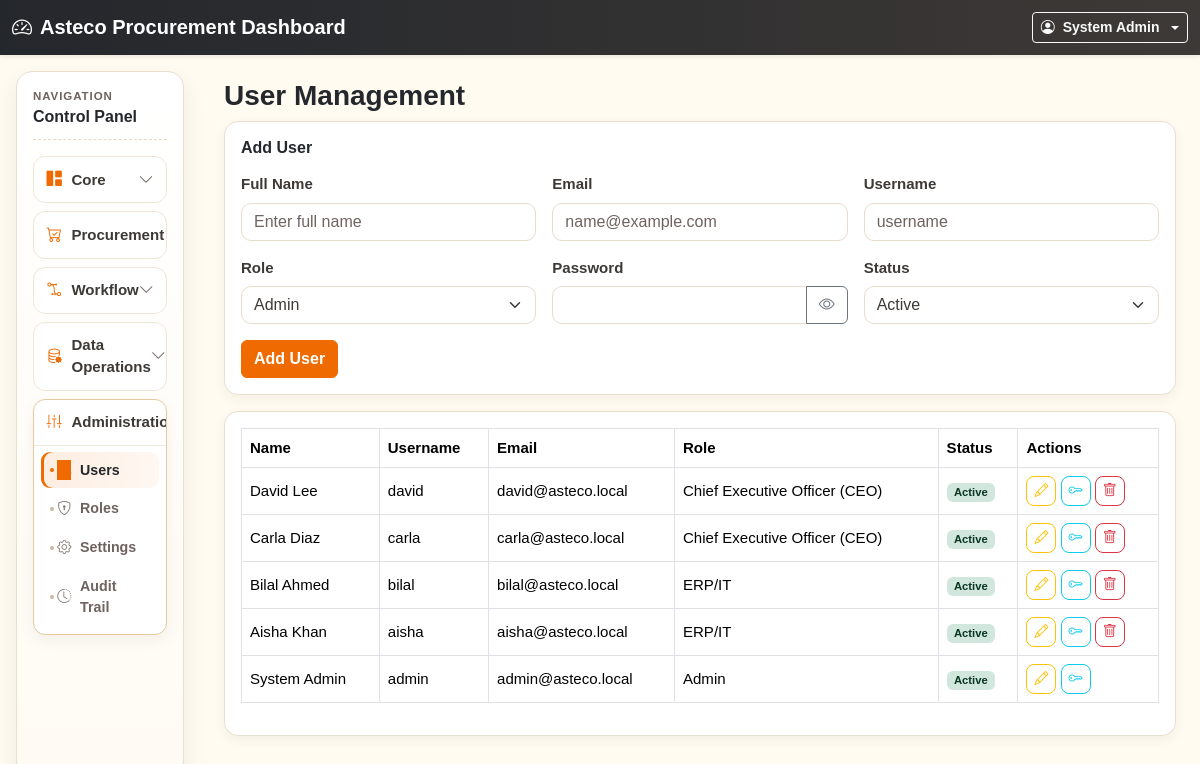
Screenshot of /users/index.php (signed in) with the database file from the repository.
### tables this page shows
CREATE TABLE users (
  id INT AUTO_INCREMENT PRIMARY KEY,
  full_name VARCHAR(100) NOT NULL,
  designation VARCHAR(120) NULL,
  email VARCHAR(120) NOT NULL,
  phone VARCHAR(30) NULL,
  username VARCHAR(80) NOT NULL UNIQUE,
  password VARCHAR(255) NOT NULL,
  profile_image VARCHAR(255) NULL,
  role_id INT NOT NULL,
  is_active TINYINT(1) NOT NULL DEFAULT 1,
  created_at DATETIME NULL,
  updated_at DATETIME NULL,
  CONSTRAINT fk_users_role FOREIGN KEY (role_id) REFERENCES roles(id)
);

CREATE TABLE roles (
  id INT AUTO_INCREMENT PRIMARY KEY,
  role_name VARCHAR(50) NOT NULL UNIQUE,
  created_at DATETIME NULL,
  updated_at DATETIME NULL
);

### includes/functions.php (called while the page is built, shortened)
<?php
function e(?string $value): string
{
    return htmlspecialchars((string)$value, ENT_QUOTES, 'UTF-8');
}
function user(): ?array
{
    return $_SESSION['user'] ?? null;
}

### users/index.php (the view, shortened to what this page needs)
<?php
require_once __DIR__ . '/../layouts/header.php';
require_once __DIR__ . '/../layouts/sidebar.php';
$rows = $pdo->query('SELECT u.*, r.role_name FROM users u JOIN roles r ON r.id=u.role_id ORDER BY u.id DESC')->fetchAll();
$roles = $pdo->query('SELECT * FROM roles')->fetchAll();
?>
<h3>User Management</h3>
<div class="card p-3 mb-3">
<h6 class="mb-3">Add User</h6>
<form method="post" action="save.php" class="row g-3">
<div class="col-md-4"><label class="form-label">Full Name</label><input class="form-control" name="full_name" placeholder="Enter full name" required></div>
<div class="col-md-4"><label class="form-label">Email</label><input class="form-control" name="email" placeholder="name@example.com" required></div>
<div class="col-md-4"><label class="form-label">Username</label><input class="form-control" name="username" placeholder="username" required></div>
<div class="col-md-4"><label class="form-label">Role</label><select class="form-select" name="role_id"><?php foreach($roles as $r): ?><option value="<?= $r['id'] ?>"><?= e($r['role_name']) ?></option><?php endforeach; ?></select></div>
<div class="col-md-4"><label class="form-label">Password</label><div class="input-group"><input class="form-control" type="password" name="password" id="newPassword" required><button type="button" class="btn btn-outline-secondary" onclick="const i=document.getElementById('newPassword');i.type=i.type==='password'?'text':'password';"><i class="bi bi-eye"></i></button></div></div>
<div class="col-md-4"><label class="form-label">Status</label><select class="form-select" name="is_active"><option value="1">Active</option><option value="0">Inactive</option></select></div>
<div class="col-md-12"><button class="btn btn-primary">Add User</button></div>
</form></div>
<div class="card p-3">
<table class="table table-bordered align-middle"><tr><th>Name</th><th>Username</th><th>Email</th><th>Role</th><th>Status</th><th>Actions</th></tr>
<?php foreach($rows as $r): ?><tr>
<td><?= e($r['full_name']) ?></td><td><?= e($r['username']) ?></td><td><?= e($r['email']) ?></td><td><?= e($r['role_name']) ?></td><td><span class="badge <?= $r['is_active']?'bg-success-subtle text-success-emphasis':'bg-secondary-subtle text-secondary-emphasis' ?>"><?= $r['is_active']?'Active':'Inactive' ?></span></td>
<td class="text-nowrap">
<a class="btn btn-sm action-btn btn-outline-warning" title="Edit" href="edit.php?id=<?= $r['id'] ?>"><i class="bi bi-pencil"></i></a>
<a class="btn btn-sm action-btn btn-outline-info" title="Reset Password" href="password.php?id=<?= $r['id'] ?>"><i class="bi bi-key"></i></a>
<?php if ($r['id'] != user()['id']): ?><a class="btn btn-sm action-btn btn-outline-danger" title="Delete" onclick="return confirm('Delete user?')" href="delete.php?id=<?= $r['id'] ?>"><i class="bi bi-trash"></i></a><?php endif; ?>
</td>
</tr><?php endforeach; ?></table>
</div>
<?php require_once __DIR__ . '/../layouts/footer.php'; ?>

### assets/css/app.css (style rules this page uses)
:root { --asteco-orange: #EF6A00; --off-white: #FFFBF1; --sandstone: #EEE6DA; --tan: #D4BE97; --warm-grey: #6F635F; --charcoal: #3D3936; --jet-black: #24272C; --pure-white: #FFFFFF; --lavender: #C9A0C0; --sun: #FED34C; --sand: #CDA78E; --lagoon: #72B096; --sky: #78C6E0; }
* { font-family: Tahoma, Arial, sans-serif; }
body { font-size: .94rem; background: var(--off-white); color: var(--charcoal); line-height: 1.45; }
h1,h2,h3,h4,h5,h6 { color: var(--jet-black); font-weight: 700; }
label, .form-label { color: var(--charcoal); font-weight: 600; }
.table { color: var(--charcoal); }
.btn { font-weight: 600; }
.card { border: 1px solid #eadfcf; border-radius: 14px; box-shadow: 0 4px 12px rgba(61,57,54,.06); }
.form-control, .form-select { border-color: #e8dccb; border-radius: 10px; color: var(--charcoal); }
.form-control::placeholder { color: var(--warm-grey); }
.btn-primary { background: var(--asteco-orange); border-color: var(--asteco-orange); color: var(--pure-white); }
.action-btn { width: 30px; height: 30px; border-radius: 8px; display: inline-flex; align-items: center; justify-content: center; }

### rows the page displays
users: full_name "David Lee", username "david", email "david@asteco.local", role.role_name "Chief Executive Officer (CEO)", is_active "Active"
users: full_name "Carla Diaz", username "carla", email "carla@asteco.local", role.role_name "Chief Executive Officer (CEO)", is_active "Active"
users: full_name "Bilal Ahmed", username "bilal", email "bilal@asteco.local", role.role_name "ERP/IT", is_active "Active"
users: full_name "Aisha Khan", username "aisha", email "aisha@asteco.local", role.role_name "ERP/IT", is_active "Active"
users: full_name "System Admin", username "admin", email "admin@asteco.local", role.role_name "Admin", is_active "Active"

### other values shown
app_setting('app_name', $env['app_name']) "Asteco Procurement Dashboard"
user()['full_name'] "System Admin"
$group['label'] "Core"
$group['label'] "Procurement"
$group['label'] "Workflow"
$group['label'] "Data Operations"
$menuItem['label'] "Users"
$menuItem['label'] "Roles"
$menuItem['label'] "Settings"
$menuItem['label'] "Audit Trail"
form field role_id "Admin"
